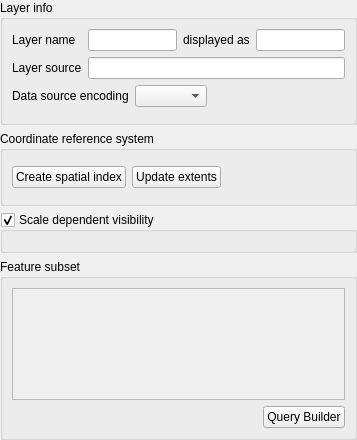
             <widget class="QWidget" name="scrollAreaWidgetContents">
              <property name="geometry">
               <rect>
                <x>0</x>
                <y>0</y>
                <width>357</width>
                <height>440</height>
               </rect>
              </property>
              <layout class="QVBoxLayout" name="verticalLayout_13">
               <property name="margin">
                <number>0</number>
               </property>
               <item>
                <widget class="QgsCollapsibleGroupBox" name="groupBox">
                 <property name="title">
                  <string>Layer info</string>
                 </property>
                 <property name="syncGroup" stdset="0">
                  <string notr="true">vectorgeneral</string>
                 </property>
                 <layout class="QGridLayout" name="gridLayout">
                  <item row="1" column="0">
                   <widget class="QLabel" name="textLabel3">
                    <property name="text">
                     <string>Layer name</string>
                    </property>
                   </widget>
                  </item>
                  <item row="5" column="0">
                   <widget class="QFrame" name="mDataSourceEncodingFrame">
                    <layout class="QHBoxLayout" name="horizontalLayout_4">
                     <property name="margin">
                      <number>0</number>
                     </property>
                    </layout>
                   </widget>
                  </item>
                  <item row="1" column="1">
                   <widget class="QLineEdit" name="mLayerOrigNameLineEdit"/>
                  </item>
                  <item row="1" column="3">
                   <widget class="QLineEdit" name="txtDisplayName">
                    <property name="readOnly">
                     <bool>true</bool>
                    </property>
                   </widget>
                  </item>
                  <item row="1" column="2">
                   <widget class="QLabel" name="label_2">
                    <property name="text">
                     <string>displayed as</string>
                    </property>
                   </widget>
                  </item>
                  <item row="2" column="0">
                   <widget class="QLabel" name="lblLayerSource">
                    <property name="text">
                     <string>Layer source</string>
                    </property>
                   </widget>
                  </item>
                  <item row="2" column="1" colspan="3">
                   <widget class="QLineEdit" name="txtLayerSource">
                    <property name="enabled">
                     <bool>true</bool>
                    </property>
                    <property name="readOnly">
                     <bool>true</bool>
                    </property>
                   </widget>
                  </item>
                  <item row="4" column="0" colspan="4">
                   <layout class="QHBoxLayout" name="horizontalLayout_6">
                    <item>
                     <widget class="QLabel" name="label_3">
                      <property name="sizePolicy">
                       <sizepolicy hsizetype="Maximum" vsizetype="Preferred">
                        <horstretch>0</horstretch>
                        <verstretch>0</verstretch>
                       </sizepolicy>
                      </property>
                      <property name="text">
                       <string>Data source encoding</string>
                      </property>
                     </widget>
                    </item>
                    <item>
                     <widget class="QComboBox" name="cboProviderEncoding"/>
                    </item>
                    <item>
                     <spacer name="horizontalSpacer_2">
                      <property name="orientation">
                       <enum>Qt::Horizontal</enum>
                      </property>
                      <property name="sizeHint" stdset="0">
                       <size>
                        <width>0</width>
                        <height>20</height>
                       </size>
                      </property>
                     </spacer>
                    </item>
                   </layout>
                  </item>
                 </layout>
                </widget>
               </item>
               <item>
                <widget class="QgsCollapsibleGroupBox" name="indexGroupBox">
                 <property name="title">
                  <string>Coordinate reference system</string>
                 </property>
                 <property name="checkable">
                  <bool>false</bool>
                 </property>
                 <property name="syncGroup" stdset="0">
                  <string notr="true">vectorgeneral</string>
                 </property>
                 <layout class="QVBoxLayout" name="verticalLayout_27">
                  <property name="spacing">
                   <number>6</number>
                  </property>
                  <item>
                   <widget class="QgsProjectionSelectionWidget" name="mCrsSelector" native="true">
                    <property name="focusPolicy">
                     <enum>Qt::StrongFocus</enum>
                    </property>
                   </widget>
                  </item>
                  <item>
                   <layout class="QHBoxLayout" name="horizontalLayout_5">
                    <item>
                     <widget class="QPushButton" name="pbnIndex">
                      <property name="text">
                       <string>Create spatial index</string>
                      </property>
                     </widget>
                    </item>
                    <item>
                     <widget class="QPushButton" name="pbnUpdateExtents">
                      <property name="text">
                       <string>Update extents</string>
                      </property>
                     </widget>
                    </item>
                    <item>
                     <spacer name="horizontalSpacer_3">
                      <property name="orientation">
                       <enum>Qt::Horizontal</enum>
                      </property>
                      <property name="sizeHint" stdset="0">
                       <size>
                        <width>40</width>
                        <height>20</height>
                       </size>
                      </property>
                     </spacer>
                    </item>
                   </layout>
                  </item>
                  <item>
                   <widget class="Line" name="line">
                    <property name="orientation">
                     <enum>Qt::Vertical</enum>
                    </property>
                   </widget>
                  </item>
                 </layout>
                </widget>
               </item>
               <item>
                <widget class="QgsCollapsibleGroupBox" name="mScaleVisibilityGroupBox">
                 <property name="title">
                  <string>Scale dependent visibility</string>
                 </property>
                 <property name="checkable">
                  <bool>true</bool>
                 </property>
                 <layout class="QGridLayout" name="gridLayout_6">
                  <item row="0" column="0">
                   <widget class="QgsScaleRangeWidget" name="mScaleRangeWidget" native="true">
                    <property name="toolTip">
                     <string>A widget to define the scale visibility</string>
                    </property>
                    <property name="whatsThis">
                     <string>A widget to define the scale visibility.</string>
                    </property>
                   </widget>
                  </item>
                 </layout>
                </widget>
               </item>
               <item>
                <widget class="QgsCollapsibleGroupBox" name="mSubsetGroupBox">
                 <property name="sizePolicy">
                  <sizepolicy hsizetype="Preferred" vsizetype="Preferred">
                   <horstretch>0</horstretch>
                   <verstretch>3</verstretch>
                  </sizepolicy>
                 </property>
                 <property name="title">
                  <string>Feature subset</string>
                 </property>
                 <layout class="QGridLayout" name="gridLayout_4">
                  <item row="1" column="1">
                   <widget class="QPushButton" name="pbnQueryBuilder">
                    <property name="text">
                     <string>Query Builder</string>
                    </property>
                   </widget>
                  </item>
                  <item row="1" column="0">
                   <spacer>
                    <property name="orientation">
                     <enum>Qt::Horizontal</enum>
                    </property>
                    <property name="sizeType">
                     <enum>QSizePolicy::Expanding</enum>
                    </property>
                    <property name="sizeHint" stdset="0">
                     <size>
                      <width>0</width>
                      <height>21</height>
                     </size>
                    </property>
                   </spacer>
                  </item>
                  <item row="0" column="0" colspan="2">
                   <widget class="QTextEdit" name="txtSubsetSQL">
                    <property name="enabled">
                     <bool>false</bool>
                    </property>
                    <property name="acceptDrops">
                     <bool>false</bool>
                    </property>
                    <property name="acceptRichText">
                     <bool>false</bool>
                    </property>
                   </widget>
                  </item>
                 </layout>
                 <zorder>txtSubsetSQL</zorder>
                 <zorder>pbnQueryBuilder</zorder>
                </widget>
               </item>
               <item>
                <spacer name="verticalSpacer">
                 <property name="orientation">
                  <enum>Qt::Vertical</enum>
                 </property>
                 <property name="sizeHint" stdset="0">
                  <size>
                   <width>20</width>
                   <height>0</height>
                  </size>
                 </property>
                </spacer>
               </item>
              </layout>
             </widget>
